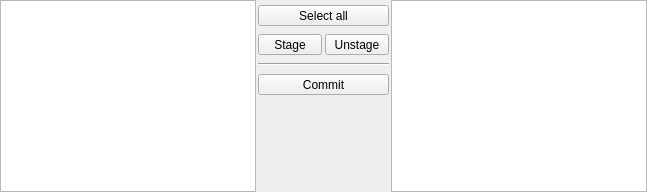
           <widget class="QWidget" name="page_uncommited">
            <layout class="QHBoxLayout" name="horizontalLayout_2" stretch="1,0,1">
             <property name="spacing">
              <number>2</number>
             </property>
             <property name="leftMargin">
              <number>0</number>
             </property>
             <property name="topMargin">
              <number>0</number>
             </property>
             <property name="rightMargin">
              <number>0</number>
             </property>
             <property name="bottomMargin">
              <number>0</number>
             </property>
             <item>
              <widget class="FileListWidget" name="listWidget_unstaged">
               <property name="sizePolicy">
                <sizepolicy hsizetype="Expanding" vsizetype="Preferred">
                 <horstretch>0</horstretch>
                 <verstretch>0</verstretch>
                </sizepolicy>
               </property>
               <property name="contextMenuPolicy">
                <enum>Qt::ContextMenuPolicy::CustomContextMenu</enum>
               </property>
               <property name="selectionMode">
                <enum>QAbstractItemView::SelectionMode::ExtendedSelection</enum>
               </property>
              </widget>
             </item>
             <item>
              <widget class="QFrame" name="frame_2">
               <property name="frameShape">
                <enum>QFrame::Shape::NoFrame</enum>
               </property>
               <property name="frameShadow">
                <enum>QFrame::Shadow::Raised</enum>
               </property>
               <layout class="QVBoxLayout" name="verticalLayout_2">
                <property name="leftMargin">
                 <number>0</number>
                </property>
                <property name="topMargin">
                 <number>0</number>
                </property>
                <property name="rightMargin">
                 <number>0</number>
                </property>
                <property name="bottomMargin">
                 <number>0</number>
                </property>
                <item>
                 <widget class="QFrame" name="frame_6">
                  <property name="sizePolicy">
                   <sizepolicy hsizetype="Preferred" vsizetype="Maximum">
                    <horstretch>0</horstretch>
                    <verstretch>0</verstretch>
                   </sizepolicy>
                  </property>
                  <property name="minimumSize">
                   <size>
                    <width>100</width>
                    <height>100</height>
                   </size>
                  </property>
                  <property name="frameShape">
                   <enum>QFrame::Shape::NoFrame</enum>
                  </property>
                  <property name="frameShadow">
                   <enum>QFrame::Shadow::Plain</enum>
                  </property>
                  <layout class="QGridLayout" name="gridLayout">
                   <property name="leftMargin">
                    <number>0</number>
                   </property>
                   <property name="topMargin">
                    <number>0</number>
                   </property>
                   <property name="rightMargin">
                    <number>0</number>
                   </property>
                   <property name="bottomMargin">
                    <number>0</number>
                   </property>
                   <property name="spacing">
                    <number>3</number>
                   </property>
                   <item row="0" column="0" colspan="2">
                    <widget class="QToolButton" name="toolButton_select_all">
                     <property name="sizePolicy">
                      <sizepolicy hsizetype="MinimumExpanding" vsizetype="Fixed">
                       <horstretch>0</horstretch>
                       <verstretch>0</verstretch>
                      </sizepolicy>
                     </property>
                     <property name="focusPolicy">
                      <enum>Qt::FocusPolicy::StrongFocus</enum>
                     </property>
                     <property name="text">
                      <string>Select all</string>
                     </property>
                     <property name="icon">
                      <iconset resource="resources/resources.qrc">
                       <normaloff>:/image/selall.svg</normaloff>:/image/selall.svg</iconset>
                     </property>
                     <property name="iconSize">
                      <size>
                       <width>24</width>
                       <height>18</height>
                      </size>
                     </property>
                     <property name="toolButtonStyle">
                      <enum>Qt::ToolButtonStyle::ToolButtonTextUnderIcon</enum>
                     </property>
                    </widget>
                   </item>
                   <item row="1" column="0">
                    <widget class="QToolButton" name="toolButton_stage">
                     <property name="sizePolicy">
                      <sizepolicy hsizetype="MinimumExpanding" vsizetype="Fixed">
                       <horstretch>0</horstretch>
                       <verstretch>0</verstretch>
                      </sizepolicy>
                     </property>
                     <property name="minimumSize">
                      <size>
                       <width>64</width>
                       <height>0</height>
                      </size>
                     </property>
                     <property name="focusPolicy">
                      <enum>Qt::FocusPolicy::StrongFocus</enum>
                     </property>
                     <property name="text">
                      <string>Stage</string>
                     </property>
                     <property name="icon">
                      <iconset resource="resources/resources.qrc">
                       <normaloff>:/image/stage.svg</normaloff>:/image/stage.svg</iconset>
                     </property>
                     <property name="iconSize">
                      <size>
                       <width>24</width>
                       <height>24</height>
                      </size>
                     </property>
                     <property name="toolButtonStyle">
                      <enum>Qt::ToolButtonStyle::ToolButtonTextUnderIcon</enum>
                     </property>
                    </widget>
                   </item>
                   <item row="1" column="1">
                    <widget class="QToolButton" name="toolButton_unstage">
                     <property name="sizePolicy">
                      <sizepolicy hsizetype="MinimumExpanding" vsizetype="Fixed">
                       <horstretch>0</horstretch>
                       <verstretch>0</verstretch>
                      </sizepolicy>
                     </property>
                     <property name="minimumSize">
                      <size>
                       <width>64</width>
                       <height>0</height>
                      </size>
                     </property>
                     <property name="focusPolicy">
                      <enum>Qt::FocusPolicy::StrongFocus</enum>
                     </property>
                     <property name="text">
                      <string>Unstage</string>
                     </property>
                     <property name="icon">
                      <iconset resource="resources/resources.qrc">
                       <normaloff>:/image/unstage.svg</normaloff>:/image/unstage.svg</iconset>
                     </property>
                     <property name="iconSize">
                      <size>
                       <width>24</width>
                       <height>24</height>
                      </size>
                     </property>
                     <property name="toolButtonStyle">
                      <enum>Qt::ToolButtonStyle::ToolButtonTextUnderIcon</enum>
                     </property>
                    </widget>
                   </item>
                   <item row="2" column="0" colspan="2">
                    <widget class="Line" name="line">
                     <property name="orientation">
                      <enum>Qt::Orientation::Horizontal</enum>
                     </property>
                    </widget>
                   </item>
                   <item row="3" column="0" colspan="2">
                    <widget class="QToolButton" name="toolButton_commit">
                     <property name="sizePolicy">
                      <sizepolicy hsizetype="MinimumExpanding" vsizetype="Fixed">
                       <horstretch>0</horstretch>
                       <verstretch>0</verstretch>
                      </sizepolicy>
                     </property>
                     <property name="focusPolicy">
                      <enum>Qt::FocusPolicy::StrongFocus</enum>
                     </property>
                     <property name="text">
                      <string>Commit</string>
                     </property>
                     <property name="icon">
                      <iconset resource="resources/resources.qrc">
                       <normaloff>:/image/commit.svg</normaloff>:/image/commit.svg</iconset>
                     </property>
                     <property name="iconSize">
                      <size>
                       <width>24</width>
                       <height>24</height>
                      </size>
                     </property>
                     <property name="toolButtonStyle">
                      <enum>Qt::ToolButtonStyle::ToolButtonTextUnderIcon</enum>
                     </property>
                    </widget>
                   </item>
                  </layout>
                 </widget>
                </item>
                <item>
                 <spacer name="verticalSpacer">
                  <property name="orientation">
                   <enum>Qt::Orientation::Vertical</enum>
                  </property>
                  <property name="sizeHint" stdset="0">
                   <size>
                    <width>20</width>
                    <height>0</height>
                   </size>
                  </property>
                 </spacer>
                </item>
               </layout>
              </widget>
             </item>
             <item>
              <widget class="FileListWidget" name="listWidget_staged">
               <property name="sizePolicy">
                <sizepolicy hsizetype="Expanding" vsizetype="Preferred">
                 <horstretch>0</horstretch>
                 <verstretch>0</verstretch>
                </sizepolicy>
               </property>
               <property name="contextMenuPolicy">
                <enum>Qt::ContextMenuPolicy::CustomContextMenu</enum>
               </property>
               <property name="selectionMode">
                <enum>QAbstractItemView::SelectionMode::ExtendedSelection</enum>
               </property>
              </widget>
             </item>
            </layout>
           </widget>
